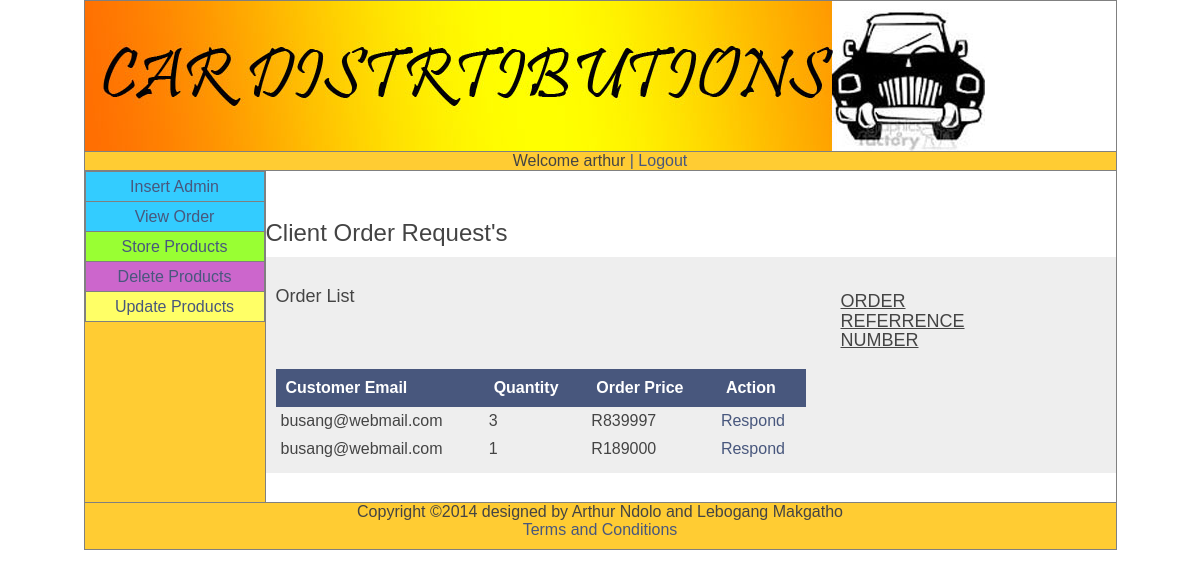
Page /supViewOrder.php (signed in) on the committed database.
### tables this page shows
CREATE TABLE IF NOT EXISTS `cust_order` (
  `order_id` int(11) NOT NULL AUTO_INCREMENT,
  `cust_email` varchar(50) NOT NULL,
  `pro_refNum` varchar(6) NOT NULL,
  `quantity` int(11) NOT NULL,
  `order_price` double NOT NULL,
  PRIMARY KEY (`order_id`)
);

### view_order.php (the view, shortened to what this page needs)
<h1>Order List</h1>
            <table>
            	<tr>
                	<th>Customer Email</th>
                    <th>Quantity</th>
                    <th>Order Price</th>
                    <th>Action</th>
                </tr>
                <?php
					$sql = "SELECT * FROM cust_order ORDER BY order_id ASC";
					$query = mysql_query($sql);
					while($row=mysql_fetch_array($query))
					{
				?>
                	<tr>
                    	<td><?php echo $row['cust_email'] ?></td>
                        <td><?php echo $row['quantity'] ?></td>
                        <td><?php echo 'R'.$row['order_price'] ?></td>
                        <td><a href="sendMail.php?page=view_order&action=add&id=<?php echo $row['order_id'] ?>">Respond</a></td>
                    </tr>
                     <hr/>
                <?php
					}
				?>
            </table>

### style.css (style rules this page uses)
body { font-family:Arial, Helvetica, sans-serif; font-size:12px; color:#444 }
a { color:#48577D; text-decoration: none; }
h1,h2 { margin-bottom: 15px; }
h1 { font-size:18px }
#main table { width: 530px; }
#main table th { padding:10px 10px 10px 10px; background-color: #48577D; color: #fff; text-align:left; }
#main table td { padding: 5px 5px 5px 5px; }

### rows in the picture
cust_order: cust_email "busang@webmail.com", quantity "3", order_price "839997"
cust_order: cust_email "busang@webmail.com", quantity "1", order_price "189000"

### other values in the picture
$username "arthur"
